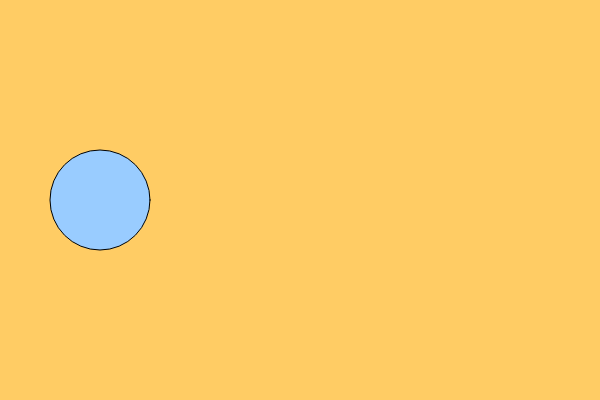
Frame 1 (no input)
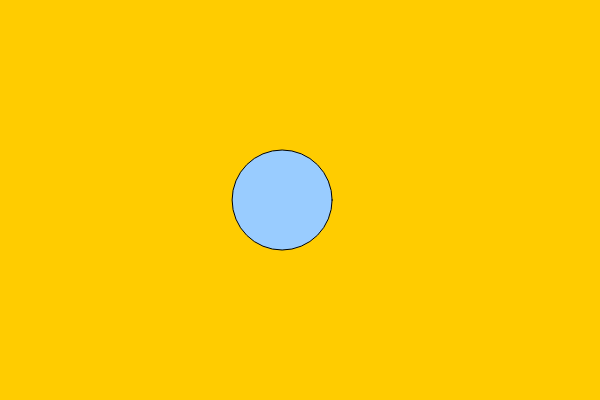
Frame 60 (no input)
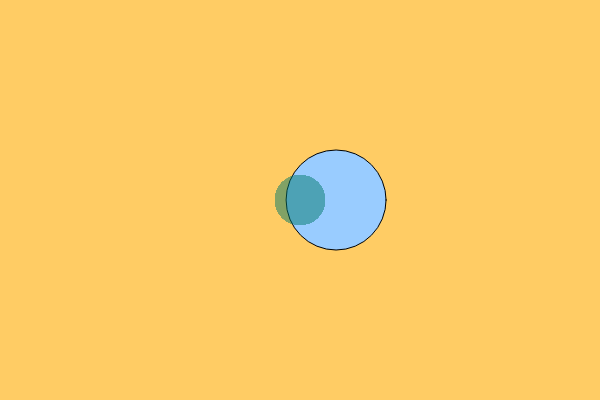
Frame 120 (the mouse pressed at the canvas centre since frame 60)

The p5.js sketch that drew these frames (run headless with seeded random() and noise() and a simulated clock; from frame 60 on, the mouse is pressed at the canvas centre):

// p5.js sketch
// ── sketch.js
var col = {
  r: 255,
  g: 230,
  b: 230,
  alpha: 100
}

var backcol = 100;

var ball = {
  x: 100,
  Y: 100
}

let extraCanvas;

function setup() {
  createCanvas(600, 400);
  extraCanvas = createGraphics(600, 400);
  extraCanvas.clear();
}

function draw() {
  background(255, 204, backcol)
  backcol = (mouseX / 3);
  noStroke();
  stroke(0);
  strokeWeight(1);
  fill(153, 204, 255);
  ellipse(ball.x, 200, 100, 100);
  ball.x = random (280,280+width/10)
  frameRate(10)

  if (mouseIsPressed) {
    extraCanvas.fill(col.r, col.g, col.b, col.alpha);
    extraCanvas.noStroke();
    col.g = map(mouseX, 0, width / 2, 0, height / 2);
    col.b = map(mouseY, 0, width / 2, 0, height / 2);
    col.alpha = random(100, 255)
    extraCanvas.ellipse(mouseX, mouseY, 50, 50)
  }
  frameRate(20)

  tint(0, 153, 204, 126); // Tint blue and set transparency
  image(extraCanvas, 0, 0)
}

// From week 2, Wushuang Zhou
// https://editor.p5js.org/cloveria2/sketches/SfwM3xIuI
